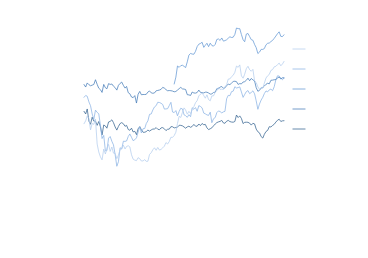

Specify this chart in Vega-Lite:
### Vega-Lite specification from a JSON file in a GitHub repository (floating-point values rounded to 4 significant figures; data arrays with more than 128 entries replaced by an {"elided": "..."} marker saying what was removed)
{"background": null, "config": {"arc": {"fill": "black", "fillOpacity": 1.0, "innerRadius": 25.0, "padAngle": 0.03, "stroke": "black", "strokeOpacity": 1, "strokeWidth": 0.25}, "area": {"fill": "black", "fillOpacity": 1.0, "stroke": "black", "strokeOpacity": 1, "strokeWidth": 0.25}, "axis": {"domain": true, "domainCap": "round", "domainColor": "white", "domainWidth": 0.25, "grid": false, "gridCap": "round", "gridColor": "#F1F1F1", "gridDash": [0, 0], "gridOpacity": 1.0, "gridWidth": 0.25, "labelColor": "white", "labelFont": "HelveticaNeue", "labelFontSize": 7, "labelFontStyle": "normal", "labelFontWeight": 400, "offset": 3, "ticks": true, "tickCap": "round", "tickColor": "white", "tickSize": 3, "tickWidth": 0.25, "titleColor": "white", "titleFont": "HelveticaNeue", "titleFontSize": 7, "titleFontStyle": "normal", "titleFontWeight": 400}, "axisX": {"domain": true, "labelAlign": "center", "labelAngle": 0, "labels": true, "ticks": true, "translate": 0}, "axisY": {"domain": true, "labelAlign": "right", "labelAngle": 0, "labels": true, "ticks": true, "translate": 0}, "axisRight": {"domain": true, "labelAlign": "left", "labelAngle": 0, "labels": true, "ticks": true, "translate": 0}, "axisTop": {"domain": true, "labelAlign": "center", "labelAngle": 0, "labels": true, "ticks": true, "translate": 0}, "bar": {"fill": "black", "fillOpacity": 1.0, "stroke": "black", "strokeOpacity": 1, "strokeWidth": 0.25}, "boxplot": {"size": 8.0, "ticks": {"cornerRadius": 0.25, "fill": "white", "size": 6.0, "thickness": 0.25}, "box": {"fillOpacity": 1.0, "stroke": "black", "strokeOpacity": 1, "strokeWidth": 0.25}, "median": {"fill": "white", "fillOpacity": 1.0, "size": 8.0, "stroke": "black", "strokeOpacity": 1, "strokeWidth": 0.25}, "rule": {"fill": "white", "fillOpacity": 1.0, "size": 10.0, "stroke": "white", "strokeDash": [0, 0], "strokeOpacity": 1, "strokeWidth": 0.25}, "outliers": {"color": "white", "fill": "white", "fillOpacity": 1.0, "size": 0, "stroke": "black", "strokeOpacity": 1, "strokeWidth": 0.25}}, "circle": {"fill": "white", "fillOpacity": 1.0, "size": 2.5, "stroke": "black", "strokeOpacity": 1, "strokeWidth": 0.25}, "errorband": {"band": {"fillOpacity": 0.6, "stroke": null, "strokeWidth": 0.25, "strokeOpacity": 1}, "borders": {"opacity": 0, "strokeOpacity": 0.25, "strokeWidth": 1}}, "errorbar": {"opacity": 1, "rule": {"strokeDash": [0, 0], "strokeWidth": 0.5}, "ticks": {"color": "white", "cornerRadius": 0.25, "opacity": 1, "size": 6.0, "thickness": 0.5}, "thickness": 0.5}, "font": "HelveticaNeue", "geoshape": {"fill": "black", "fillOpacity": 1.0, "stroke": "white", "strokeOpacity": 1, "strokeWidth": 0.25}, "header": {"labelColor": "white", "labelFont": "HelveticaNeue", "labelFontSize": 7, "labelFontStyle": "normal", "labelFontWeight": 400, "titleColor": "white", "titleFont": "HelveticaNeue", "titleFontSize": 7, "titleFontStyle": "normal", "titleFontWeight": 400, "titlePadding": 0}, "legend": {"disable": false, "offset": 3, "gradientLength": 50.0, "gradientThickness": 5.0, "gradientOpacity": 1.0, "gradientStrokeColor": "white", "gradientStrokeWidth": 0.25, "labelColor": "white", "labelFont": "HelveticaNeue", "labelFontSize": 7, "labelFontStyle": "normal", "labelFontWeight": 400, "strokeColor": "white", "strokeWidth": 0, "symbolSize": 42, "symbolStrokeColor": "white", "symbolStrokeWidth": 0.25, "titleColor": "white", "titleFont": "HelveticaNeue", "titleFontSize": 7, "titleFontStyle": "normal", "titleFontWeight": 400}, "line": {"color": "white", "stroke": "white", "strokeCap": "round", "strokeDash": [0, 0], "strokeOpacity": 1, "strokeWidth": 0.375}, "point": {"filled": true, "fill": "black", "fillOpacity": 1.0, "size": 5.0, "stroke": "black", "strokeOpacity": 1, "strokeWidth": 0.25}, "range": {"category": {"scheme": ["#DFE9F7", "#ADC8EC", "#7AA8E0", "#4D87CA", "#386898", "#264A69"]}, "diverging": {"scheme": ["#BC4A5A", "#C96872", "#D4858B", "#DFA1A5", "#E8BDBF", "#F0DADA", "#F6F6F6", "#D7E0EB", "#B9CBE0", "#9BB6D5", "#7DA1C9", "#5F8CBD", "#4177B1"]}, "heatmap": {"scheme": ["#DFE9F7", "#C6D9F1", "#ADC8EC", "#94B8E6", "#7AA8E0", "#6097DA", "#4D87CA", "#4177B1", "#386898", "#2F597F", "#264A69", "#1D3A58"]}, "ordinal": {"scheme": ["#DFE9F7", "#C6D9F1", "#ADC8EC", "#94B8E6", "#7AA8E0", "#6097DA", "#4D87CA", "#4177B1", "#386898", "#2F597F", "#264A69", "#1D3A58"]}, "ramp": {"scheme": ["#DFE9F7", "#C6D9F1", "#ADC8EC", "#94B8E6", "#7AA8E0", "#6097DA", "#4D87CA", "#4177B1", "#386898", "#2F597F", "#264A69", "#1D3A58"]}}, "rule": {"color": "white", "stroke": "white", "strokeCap": "round", "strokeDash": [2, 2], "strokeOpacity": 1, "strokeWidth": 0.25}, "scale": {"bandPaddingInner": 0.1, "bandPaddingOuter": 0.1, "round": false}, "rect": {"fill": "black", "fillOpacity": 1.0, "stroke": "black", "strokeOpacity": 1, "strokeWidth": 0.25}, "square": {"fill": "black", "fillOpacity": 1.0, "size": 10.0, "stroke": "black", "strokeOpacity": 1, "strokeWidth": 0.25}, "text": {"color": "white", "font": "HelveticaNeue", "fontSize": 7, "fontStyle": "normal", "fontWeight": 400}, "title": {"anchor": "middle", "frame": "group", "color": "white", "font": "HelveticaNeue", "fontSize": 7, "fontStyle": "normal", "fontWeight": 400, "subtitleColor": "white", "subtitleFont": "HelveticaNeue", "subtitleFontSize": "HelveticaNeue", "subtitleFontStyle": "normal", "subtitleFontWeight": 400}, "view": {"continuousWidth": 100, "continuousHeight": 100, "discreteWidth": 100, "discreteHeight": 100, "fill": null, "stroke": null, "strokeWidth": 0.25}}, "layer": [{"mark": {"type": "line"}, "encoding": {"color": {"field": "symbol", "title": "Symbol", "type": "nominal"}, "x": {"field": "date", "title": null, "type": "temporal"}, "y": {"field": "price", "scale": {"type": "log"}, "title": "Price (USD)", "type": "quantitative"}}}, {"mark": {"type": "point", "opacity": 0}, "encoding": {"y": {"axis": {"domain": false, "grid": false, "labels": false, "orient": "left", "tickSize": 1.5, "ticks": true, "values": [2, 3, 4, 5, 6, 7, 8, 9, 20, 30, 40, 50, 60, 70, 80, 90, 200, 300, 400, 500, 600, 700, 800, 900]}, "field": "price", "scale": {"base": 10, "domain": [1, 1000], "type": "log"}, "title": null, "type": "quantitative"}}}], "data": {"name": "data-b0fe595546d47c5085f225c35730172c"}, "resolve": {"axis": {"y": "independent"}}, "$schema": "https://vega.github.io/schema/vega-lite/v6.4.1.json", "datasets": {"data-b0fe595546d47c5085f225c35730172c": {"elided": "560 records"}}}
